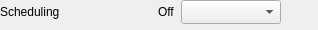
      <widget class="ExpanderWidget" name="expanderwidget">
       <property name="sizePolicy">
        <sizepolicy hsizetype="Fixed" vsizetype="Preferred">
         <horstretch>0</horstretch>
         <verstretch>0</verstretch>
        </sizepolicy>
       </property>
       <property name="minimumSize">
        <size>
         <width>318</width>
         <height>0</height>
        </size>
       </property>
       <property name="maximumSize">
        <size>
         <width>318</width>
         <height>300</height>
        </size>
       </property>
       <property name="expanderTitle">
        <string>Controller Tuning</string>
       </property>
       <property name="isExpanded" stdset="0">
        <bool>false</bool>
       </property>
       <widget class="QWidget" name="page">
        <layout class="QGridLayout" name="gridLayout_4">
         <item row="0" column="0">
          <layout class="QVBoxLayout" name="verticalLayout_9">
           <item>
            <layout class="QHBoxLayout" name="horizontalLayout_29">
             <item>
              <widget class="QLabel" name="label_24">
               <property name="text">
                <string>Scheduling</string>
               </property>
              </widget>
             </item>
             <item>
              <spacer name="horizontalSpacer_7">
               <property name="orientation">
                <enum>Qt::Orientation::Horizontal</enum>
               </property>
               <property name="sizeHint" stdset="0">
                <size>
                 <width>40</width>
                 <height>20</height>
                </size>
               </property>
              </spacer>
             </item>
             <item>
              <widget class="QLabel" name="label_30">
               <property name="text">
                <string>Off</string>
               </property>
              </widget>
             </item>
             <item>
              <widget class="QComboBox" name="comboBox">
               <property name="minimumSize">
                <size>
                 <width>100</width>
                 <height>24</height>
                </size>
               </property>
               <property name="maximumSize">
                <size>
                 <width>100</width>
                 <height>16777215</height>
                </size>
               </property>
              </widget>
             </item>
            </layout>
           </item>
           <item>
            <layout class="QHBoxLayout" name="horizontalLayout_30">
             <item>
              <widget class="QLabel" name="label_25">
               <property name="text">
                <string>Velocity Gain [A/(cnt/sec)]]</string>
               </property>
              </widget>
             </item>
             <item>
              <widget class="QSpinBox" name="spinBox">
               <property name="minimumSize">
                <size>
                 <width>0</width>
                 <height>24</height>
                </size>
               </property>
               <property name="maximumSize">
                <size>
                 <width>100</width>
                 <height>16777215</height>
                </size>
               </property>
              </widget>
             </item>
            </layout>
           </item>
           <item>
            <layout class="QHBoxLayout" name="horizontalLayout_31">
             <item>
              <widget class="QLabel" name="label_26">
               <property name="text">
                <string>Velocity Integral [Hz]</string>
               </property>
              </widget>
             </item>
             <item>
              <widget class="QSpinBox" name="spinBox_2">
               <property name="minimumSize">
                <size>
                 <width>0</width>
                 <height>24</height>
                </size>
               </property>
               <property name="maximumSize">
                <size>
                 <width>100</width>
                 <height>16777215</height>
                </size>
               </property>
              </widget>
             </item>
            </layout>
           </item>
           <item>
            <layout class="QHBoxLayout" name="horizontalLayout_32">
             <item>
              <widget class="QLabel" name="label_27">
               <property name="text">
                <string>Position Gain [rad/sec]</string>
               </property>
              </widget>
             </item>
             <item>
              <widget class="QSpinBox" name="spinBox_3">
               <property name="minimumSize">
                <size>
                 <width>0</width>
                 <height>24</height>
                </size>
               </property>
               <property name="maximumSize">
                <size>
                 <width>100</width>
                 <height>16777215</height>
                </size>
               </property>
              </widget>
             </item>
            </layout>
           </item>
           <item>
            <layout class="QHBoxLayout" name="horizontalLayout_33">
             <item>
              <widget class="QLabel" name="label_28">
               <property name="text">
                <string>Acc. Feed Fw. FF[1] [A/(cnt/sec)]</string>
               </property>
              </widget>
             </item>
             <item>
              <widget class="QLineEdit" name="lineEdit_16">
               <property name="minimumSize">
                <size>
                 <width>0</width>
                 <height>24</height>
                </size>
               </property>
               <property name="maximumSize">
                <size>
                 <width>100</width>
                 <height>16777215</height>
                </size>
               </property>
              </widget>
             </item>
            </layout>
           </item>
           <item>
            <layout class="QHBoxLayout" name="horizontalLayout_34">
             <item>
              <widget class="QLabel" name="label_29">
               <property name="text">
                <string>Velocity Feed Forward FF[2]</string>
               </property>
              </widget>
             </item>
             <item>
              <widget class="QLineEdit" name="lineEdit_17">
               <property name="minimumSize">
                <size>
                 <width>0</width>
                 <height>24</height>
                </size>
               </property>
               <property name="maximumSize">
                <size>
                 <width>100</width>
                 <height>16777215</height>
                </size>
               </property>
              </widget>
             </item>
            </layout>
           </item>
          </layout>
         </item>
        </layout>
       </widget>
      </widget>
